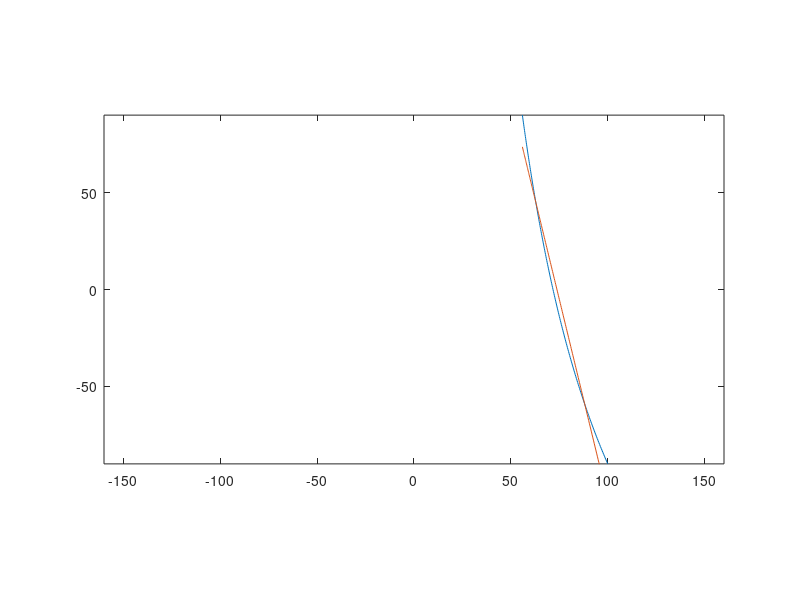

Write the MATLAB code that produced this figure.
clear
% screen size
L = 160;
H = 90;

% Camera spec
HFOV = deg2rad(70);
VFOV = deg2rad(43);

% Camera state
incl = 0;
incl = deg2rad(incl);

% calculation of stretched angle
theta = atan(cos(incl)*tan(1/2*HFOV));


% line info
line_y = -H:H;
for i = 1:length(line_y)
    line_x(i) = 100;
end

% figure(1)
% plot(line_x, line_y)
% axis equal
% xlim([-300, 300]);
% ylim([-H, H]);

% Transformation
for i = 1:length(line_y)
    x(i) = line_x(i) * L/(L+(H+line_y(i))*tan(theta));
    y(i) = line_y(i);   

end

p = polyfit(x, y, 1);
yfit= polyval(p, x);

figure(2)
plot(x,y)
% h = line(line_x, line_y);
% direction = [0 0 1];
% rotate(h, direction, rad2deg(theta), [line_x(1),-H,0]);
axis equal
xlim([-L, L]);
ylim([-H, H]);
hold on
plot(x, yfit);
disp(rad2deg(tan(p(1))))


